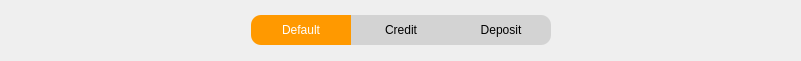
   <widget class="QWidget" name="horizontalLayoutWidget">
    <property name="geometry">
     <rect>
      <x>0</x>
      <y>10</y>
      <width>801</width>
      <height>61</height>
     </rect>
    </property>
    <layout class="QHBoxLayout" name="calc_type_handler">
     <property name="spacing">
      <number>0</number>
     </property>
     <item>
      <spacer name="horizontalSpacer">
       <property name="orientation">
        <enum>Qt::Horizontal</enum>
       </property>
       <property name="sizeHint" stdset="0">
        <size>
         <width>40</width>
         <height>20</height>
        </size>
       </property>
      </spacer>
     </item>
     <item>
      <widget class="QPushButton" name="btn_calc_default">
       <property name="sizePolicy">
        <sizepolicy hsizetype="Maximum" vsizetype="Maximum">
         <horstretch>100</horstretch>
         <verstretch>0</verstretch>
        </sizepolicy>
       </property>
       <property name="minimumSize">
        <size>
         <width>100</width>
         <height>0</height>
        </size>
       </property>
       <property name="mouseTracking">
        <bool>true</bool>
       </property>
       <property name="styleSheet">
        <string notr="true">QPushButton {
    background-color: #d3d3d3; /* Серый фон */
    color: #000000; /* Белый текст */
    border-top-left-radius: 10px; /* Закругление левого верхнего угла */
    border-bottom-left-radius: 10px; /* Закругление левого нижнего угла */
    border-top-right-radius: 0px; /* Острый правый верхний угол */
    border-bottom-right-radius: 0px;
    padding: 8px 16px; /* Внутренний отступ */
	margin: 0px;
}

/* Стили для выделенного состояния кнопки (нажатой) */
QPushButton:checked {
    background-color: #ff9900; /* Оранжевый фон при нажатии */
    color: #ffffff; /* Белый текст при нажатии */
    
}</string>
       </property>
       <property name="text">
        <string>Default</string>
       </property>
       <property name="checkable">
        <bool>true</bool>
       </property>
       <property name="checked">
        <bool>true</bool>
       </property>
       <property name="autoRepeat">
        <bool>false</bool>
       </property>
      </widget>
     </item>
     <item>
      <widget class="QPushButton" name="btn_calc_credit">
       <property name="minimumSize">
        <size>
         <width>100</width>
         <height>0</height>
        </size>
       </property>
       <property name="styleSheet">
        <string notr="true">QPushButton {
    background-color: #d3d3d3; /* Серый фон */
    color: #000000; /* Белый текст */
    border-top-left-radius: 0px; /* Закругление левого верхнего угла */
    border-bottom-left-radius: 0px; /* Закругление левого нижнего угла */
    border-top-right-radius: 0px; /* Острый правый верхний угол */
    border-bottom-right-radius: 0px;
    padding: 8px 16px; /* Внутренний отступ */
	margin: 0px;
}

/* Стили для выделенного состояния кнопки (нажатой) */
QPushButton:checked {
    background-color: #ff9900; /* Оранжевый фон при нажатии */
    color: #ffffff; /* Белый текст при нажатии */
    
}</string>
       </property>
       <property name="text">
        <string>Credit</string>
       </property>
       <property name="checkable">
        <bool>true</bool>
       </property>
      </widget>
     </item>
     <item>
      <widget class="QPushButton" name="btn_calc_deposit">
       <property name="minimumSize">
        <size>
         <width>100</width>
         <height>0</height>
        </size>
       </property>
       <property name="styleSheet">
        <string notr="true">QPushButton {
    background-color: #d3d3d3; /* Серый фон */
    color: #000000; /* Белый текст */
    border-top-left-radius: 0px; /* Закругление левого верхнего угла */
    border-bottom-left-radius: 0px; /* Закругление левого нижнего угла */
    border-top-right-radius: 10px; /* Острый правый верхний угол */
    border-bottom-right-radius: 10px;
    padding: 8px 16px; /* Внутренний отступ */
	margin: 0px;
}

/* Стили для выделенного состояния кнопки (нажатой) */
QPushButton:checked {
    background-color: #ff9900; /* Оранжевый фон при нажатии */
    color: #ffffff; /* Белый текст при нажатии */
    
}</string>
       </property>
       <property name="text">
        <string>Deposit</string>
       </property>
       <property name="checkable">
        <bool>true</bool>
       </property>
       <property name="checked">
        <bool>false</bool>
       </property>
      </widget>
     </item>
     <item>
      <spacer name="horizontalSpacer_2">
       <property name="orientation">
        <enum>Qt::Horizontal</enum>
       </property>
       <property name="sizeHint" stdset="0">
        <size>
         <width>40</width>
         <height>20</height>
        </size>
       </property>
      </spacer>
     </item>
    </layout>
   </widget>
